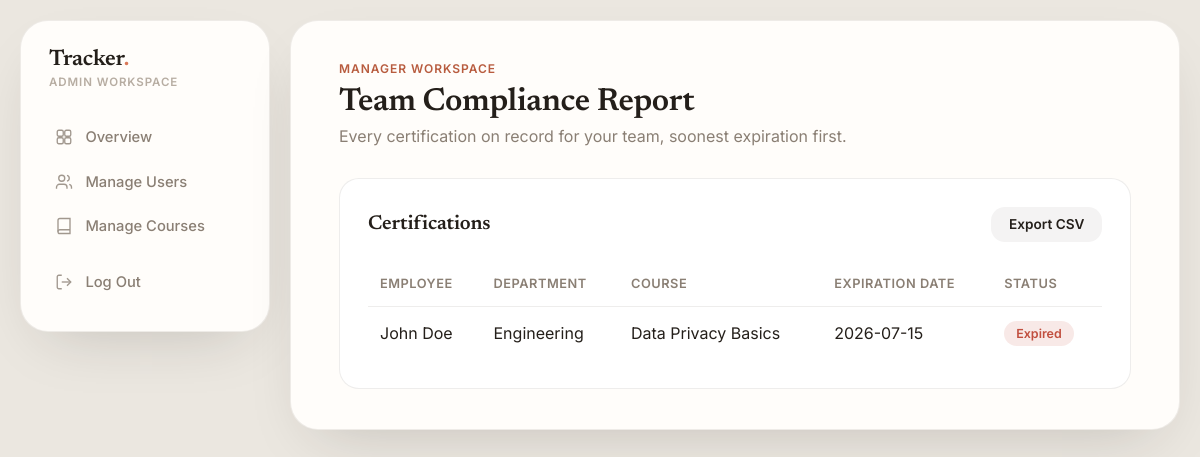
Page /manager/reports.php (signed in) on the committed database.
### tables this page shows
CREATE TABLE CERTIFICATION (
    CertID INT AUTO_INCREMENT PRIMARY KEY,
    EmployeeID INT,
    CourseID INT,
    IssueDate DATE NOT NULL,
    ExpirationDate DATE NOT NULL,
    FOREIGN KEY (EmployeeID) REFERENCES EMPLOYEE(EmployeeID) ON DELETE CASCADE,
    FOREIGN KEY (CourseID) REFERENCES COURSE(CourseID) ON DELETE CASCADE
);

CREATE TABLE EMPLOYEE (
    EmployeeID INT AUTO_INCREMENT PRIMARY KEY,
    Name VARCHAR(100) NOT NULL,
    Department VARCHAR(100),
    Email VARCHAR(100) UNIQUE NOT NULL,
    Password VARCHAR(255) NOT NULL,
    Role ENUM('Employee', 'Manager', 'Admin') DEFAULT 'Employee'
);

CREATE TABLE COURSE (
    CourseID INT AUTO_INCREMENT PRIMARY KEY,
    InstructorID INT,
    Title VARCHAR(150) NOT NULL,
    Category VARCHAR(100),
    CourseFile VARCHAR(255),
    FOREIGN KEY (InstructorID) REFERENCES INSTRUCTOR(InstructorID) ON DELETE SET NULL
);

### includes/functions.php (called while the page is built, shortened)
<?php
function certStatus(string $expirationDate): array
{
    $daysLeft = (new DateTime())->diff(new DateTime($expirationDate))->days
        * (new DateTime($expirationDate) < new DateTime() ? -1 : 1);
    if ($daysLeft < 0) {
        return ['class' => 'expired', 'label' => 'Expired'];
    }
    return ['class' => 'valid', 'label' => 'Valid'];
}

### manager/reports.php (the view, shortened to what this page needs)
<?php
require '../config/db.php';
require_once '../includes/functions.php';
$stmt = $pdo->query("
    SELECT e.Name, e.Department, c.Title, cert.ExpirationDate
    FROM EMPLOYEE e
    JOIN CERTIFICATION cert ON cert.EmployeeID = e.EmployeeID
    JOIN COURSE c ON cert.CourseID = c.CourseID
    WHERE e.Role = 'Employee'
    ORDER BY cert.ExpirationDate ASC
");
$rows = $stmt->fetchAll();
require '../includes/header.php';
?>
<div class="eyebrow">Manager Workspace</div>
<h1>Team Compliance Report</h1>
<p class="page-subtitle">Every certification on record for your team, soonest expiration first.</p>
<div class="card">
    <div class="card-row">
        <h2>Certifications</h2>
        <a href="?export=csv" class="btn btn-sm btn-secondary">Export CSV</a>
    </div>
    <table>
        <tr>
            <th>Employee</th>
            <th>Department</th>
            <th>Course</th>
            <th>Expiration Date</th>
            <th>Status</th>
        </tr>
        <?php foreach ($rows as $row): $status = certStatus($row['ExpirationDate']); ?>
        <tr>
            <td><?= htmlspecialchars($row['Name']) ?></td>
            <td><?= htmlspecialchars($row['Department'] ?? 'N/A') ?></td>
            <td><?= htmlspecialchars($row['Title']) ?></td>
            <td><?= htmlspecialchars($row['ExpirationDate']) ?></td>
            <td><span class="badge <?= $status['class'] ?>"><?= $status['label'] ?></span></td>
        </tr>
        <?php endforeach; ?>
    </table>
</div>
<?php require '../includes/footer.php'; ?>

### assets/css/style.css (style rules this page uses)
:root { --canvas: #ebe7e0; --surface: #fffdfa; --surface-raised: #ffffff; --border: rgba(37, 30, 24, 0.08); --ink: #241f1a; --ink-soft: #8a7f74; --ink-faint: #b7ada2; --radius-xl: 28px; --radius-lg: 20px; --radius-md: 14px; --radius-sm: 10px; --shadow-shell: 0 24px 60px -28px rgba(36, 31, 26, 0.22); --shadow-pop: 0 12px 28px -14px rgba(36, 31, 26, 0.28); --status-valid: #3a8f5d; --status-valid-soft: rgba(58, 143, 93, 0.12); --status-warning: #c07f21; --status-warning-soft: rgba(192, 127, 33, 0.13); --status-expired: #c14f3f; --status-expired-soft: rgba(193, 79, 63, 0.12); --accent: #4f8f68; --accent-2: #396f4f; --accent-soft: rgba(79, 143, 104, 0.12); }
body[data-role="Admin"] { --accent: #d97757; --accent-2: #b85c3f; --accent-soft: rgba(217, 119, 87, 0.13); }
* { margin: 0; padding: 0; box-sizing: border-box; }
body { font-family: 'Inter', system-ui, -apple-system, "Segoe UI", sans-serif; background: var(--canvas); color: var(--ink); min-height: 100vh; }
h1, h2, h3, .brand { font-family: 'Newsreader', Georgia, serif; letter-spacing: -0.01em; }
a { color: inherit; }
.eyebrow { font-family: 'Inter', sans-serif; font-size: 0.75rem; font-weight: 600; letter-spacing: 0.08em; text-transform: uppercase; color: var(--accent-2); margin-bottom: 0.6rem; }
h1 { font-size: 2rem; font-weight: 600; margin-bottom: 0.5rem; }
.page-subtitle { color: var(--ink-soft); margin-bottom: 2rem; }
.card { background: var(--surface-raised); border: 1px solid var(--border); border-radius: var(--radius-lg); padding: 1.75rem; }
.card-row { display: flex; justify-content: space-between; align-items: center; margin-bottom: 1.25rem; gap: 1rem; }
.card-row h2 { font-size: 1.25rem; font-weight: 600; }
table { width: 100%; border-collapse: collapse; }
th, td { padding: 0.9rem 0.75rem; text-align: left; border-bottom: 1px solid var(--border); }
th { color: var(--ink-soft); font-weight: 600; font-size: 0.8rem; text-transform: uppercase; letter-spacing: 0.04em; }
tbody tr:last-child td { border-bottom: none; }
.badge { display: inline-block; padding: 0.3rem 0.75rem; border-radius: 999px; font-size: 0.78rem; font-weight: 600; }
.badge.expired { background: var(--status-expired-soft); color: var(--status-expired); }
.btn { display: inline-flex; align-items: center; justify-content: center; gap: 0.5rem; background: linear-gradient(135deg, var(--accent), var(--accent-2)); color: #fff; border: none; padding: 0.85rem 1.5rem; border-radius: var(--radius-md); font-weight: 600; font-size: 0.92rem; cursor: pointer; text-decoration: none; transition: transform 0.15s ease, box-shadow 0.15s ease; }
.btn-secondary { background: rgba(37, 30, 24, 0.05); color: var(--ink); }
.btn-sm { padding: 0.6rem 1.1rem; font-size: 0.85rem; }

### rows in the picture
certification: EmployeeID.Name "John Doe", EmployeeID.Department "Engineering", CourseID.Title "Data Privacy Basics", ExpirationDate "2026-07-15", ExpirationDate "Expired"

### other values in the picture
$role "ADMIN"
